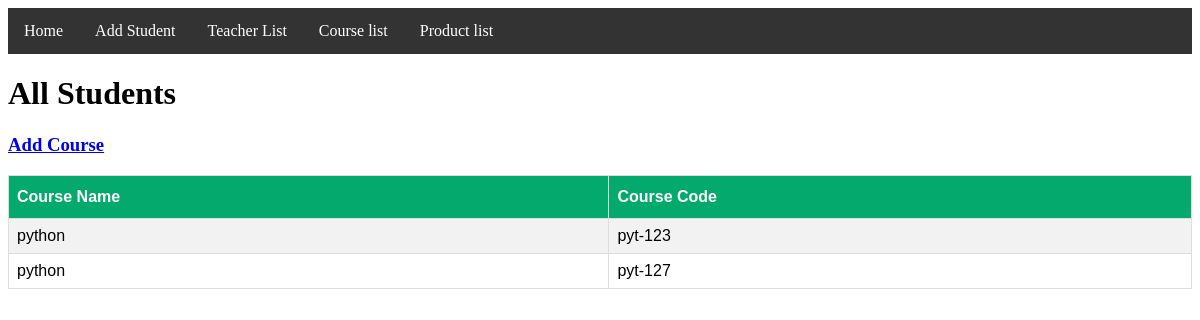
Page /courselist/ on the earlier database version.
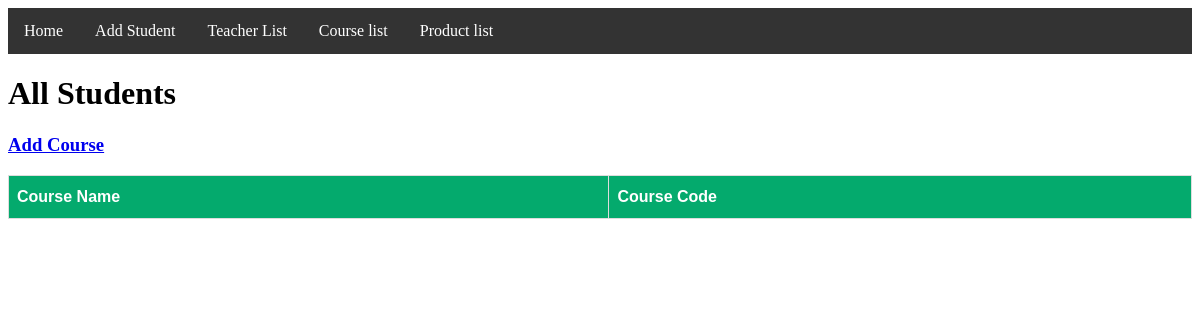
Same page on the later database version.
### myApp/models.py (models this page shows)
class CourseMoodel(models.Model):
    Course_Name=models.CharField(max_length=100)
    Course_code=models.CharField(max_length=50)

### myProject/views.py (the view)
# urls.py: path('courselist/',courseList,name='courselist'),
def courseList(req):
    context ={
        'courses' : CourseMoodel.objects.all()
    }
    return render (req,"CourseList.html",context)

### Template/CourseList.html (shortened to what this page needs)
{% extends "master.html" %}
{% block body %}
<!DOCTYPE html>
<html>
<head>
</head>
<body>
<h1>All Students</h1>
<h3><a href="{% url 'addcourse' %}">Add Course</a></h3>
<table id="customers">
  <tr>
    <th>Course  Name</th>
    <th>Course Code</th>
  </tr>
{% for i in courses %}
 <tr>
    <td>{{i.Course_Name}}</td>
    <td>{{i.Course_code}}</td>
  </tr>
{% endfor %}
</table>
</body>
</html>
{% endblock body %}

Differences in the rows shown:
removed CourseMoodel: Course_Name "python", Course_code "pyt-123"
removed CourseMoodel: Course_Name "python", Course_code "pyt-127"
